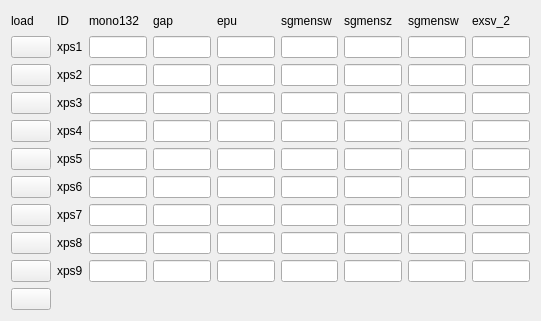
  <widget class="QWidget" name="layoutWidget">
   <property name="geometry">
    <rect>
     <x>20</x>
     <y>540</y>
     <width>541</width>
     <height>321</height>
    </rect>
   </property>
   <layout class="QGridLayout" name="gridLayout_4">
    <item row="0" column="8">
     <widget class="PyDMLabel" name="PyDMLabel_8">
      <property name="toolTip">
       <string/>
      </property>
      <property name="text">
       <string>exsv_2</string>
      </property>
     </widget>
    </item>
    <item row="0" column="0">
     <widget class="PyDMLabel" name="PyDMLabel_4">
      <property name="toolTip">
       <string/>
      </property>
      <property name="text">
       <string>load</string>
      </property>
     </widget>
    </item>
    <item row="5" column="7">
     <widget class="PyDMLineEdit" name="PyDMLineEdit_31">
      <property name="toolTip">
       <string/>
      </property>
     </widget>
    </item>
    <item row="1" column="7">
     <widget class="PyDMLineEdit" name="PyDMLineEdit_16">
      <property name="toolTip">
       <string/>
      </property>
      <property name="channel" stdset="0">
       <string>ca://SPEC:sgmensw_SV</string>
      </property>
     </widget>
    </item>
    <item row="7" column="8">
     <widget class="PyDMLineEdit" name="PyDMLineEdit_48">
      <property name="toolTip">
       <string/>
      </property>
     </widget>
    </item>
    <item row="1" column="8">
     <widget class="PyDMLineEdit" name="PyDMLineEdit_17">
      <property name="toolTip">
       <string/>
      </property>
      <property name="channel" stdset="0">
       <string>ca://SPEC:exsv_2_SV</string>
      </property>
     </widget>
    </item>
    <item row="1" column="3">
     <widget class="PyDMLineEdit" name="PyDMLineEdit_9">
      <property name="toolTip">
       <string/>
      </property>
      <property name="channel" stdset="0">
       <string>ca://SPEC:gap_SV</string>
      </property>
     </widget>
    </item>
    <item row="0" column="4">
     <widget class="PyDMLabel" name="PyDMLabel_3">
      <property name="toolTip">
       <string/>
      </property>
      <property name="text">
       <string>epu</string>
      </property>
     </widget>
    </item>
    <item row="5" column="5">
     <widget class="PyDMLineEdit" name="PyDMLineEdit_29">
      <property name="toolTip">
       <string/>
      </property>
     </widget>
    </item>
    <item row="1" column="5">
     <widget class="PyDMLineEdit" name="PyDMLineEdit_14">
      <property name="toolTip">
       <string/>
      </property>
      <property name="channel" stdset="0">
       <string>ca://SPEC:m1pit_SV</string>
      </property>
     </widget>
    </item>
    <item row="2" column="4">
     <widget class="PyDMLineEdit" name="PyDMLineEdit_8">
      <property name="toolTip">
       <string/>
      </property>
      <property name="channel" stdset="0">
       <string>ca://SPEC:epu_SV1</string>
      </property>
     </widget>
    </item>
    <item row="6" column="6">
     <widget class="PyDMLineEdit" name="PyDMLineEdit_37">
      <property name="toolTip">
       <string/>
      </property>
     </widget>
    </item>
    <item row="0" column="7">
     <widget class="PyDMLabel" name="PyDMLabel_7">
      <property name="toolTip">
       <string/>
      </property>
      <property name="text">
       <string>sgmensw</string>
      </property>
     </widget>
    </item>
    <item row="10" column="0">
     <widget class="PyDMShellCommand" name="PyDMShellCommand_12">
      <property name="toolTip">
       <string/>
      </property>
     </widget>
    </item>
    <item row="6" column="5">
     <widget class="PyDMLineEdit" name="PyDMLineEdit_36">
      <property name="toolTip">
       <string/>
      </property>
     </widget>
    </item>
    <item row="4" column="8">
     <widget class="PyDMLineEdit" name="PyDMLineEdit_25">
      <property name="toolTip">
       <string/>
      </property>
     </widget>
    </item>
    <item row="2" column="2">
     <widget class="PyDMLineEdit" name="PyDMLineEdit_4">
      <property name="toolTip">
       <string/>
      </property>
      <property name="channel" stdset="0">
       <string>ca://SPEC:mono132_SV_S1</string>
      </property>
     </widget>
    </item>
    <item row="4" column="4">
     <widget class="PyDMLineEdit" name="PyDMLineEdit_21">
      <property name="toolTip">
       <string/>
      </property>
     </widget>
    </item>
    <item row="0" column="6">
     <widget class="PyDMLabel" name="PyDMLabel_6">
      <property name="toolTip">
       <string/>
      </property>
      <property name="text">
       <string>sgmensz</string>
      </property>
     </widget>
    </item>
    <item row="2" column="7">
     <widget class="PyDMLineEdit" name="PyDMLineEdit_6">
      <property name="toolTip">
       <string/>
      </property>
      <property name="channel" stdset="0">
       <string>ca://SPEC:sgmensw_SV1</string>
      </property>
     </widget>
    </item>
    <item row="7" column="6">
     <widget class="PyDMLineEdit" name="PyDMLineEdit_46">
      <property name="toolTip">
       <string/>
      </property>
     </widget>
    </item>
    <item row="7" column="4">
     <widget class="PyDMLineEdit" name="PyDMLineEdit_44">
      <property name="toolTip">
       <string/>
      </property>
     </widget>
    </item>
    <item row="2" column="6">
     <widget class="PyDMLineEdit" name="PyDMLineEdit_5">
      <property name="toolTip">
       <string/>
      </property>
      <property name="channel" stdset="0">
       <string>ca://SPEC:sgmensz_SV1</string>
      </property>
     </widget>
    </item>
    <item row="1" column="6">
     <widget class="PyDMLineEdit" name="PyDMLineEdit_15">
      <property name="toolTip">
       <string/>
      </property>
      <property name="channel" stdset="0">
       <string>ca://SPEC:sgmensz_SV</string>
      </property>
     </widget>
    </item>
    <item row="6" column="4">
     <widget class="PyDMLineEdit" name="PyDMLineEdit_35">
      <property name="toolTip">
       <string/>
      </property>
     </widget>
    </item>
    <item row="5" column="6">
     <widget class="PyDMLineEdit" name="PyDMLineEdit_30">
      <property name="toolTip">
       <string/>
      </property>
     </widget>
    </item>
    <item row="0" column="2">
     <widget class="PyDMLabel" name="PyDMLabel">
      <property name="toolTip">
       <string/>
      </property>
      <property name="text">
       <string>mono132</string>
      </property>
     </widget>
    </item>
    <item row="5" column="4">
     <widget class="PyDMLineEdit" name="PyDMLineEdit_28">
      <property name="toolTip">
       <string/>
      </property>
     </widget>
    </item>
    <item row="2" column="8">
     <widget class="PyDMLineEdit" name="PyDMLineEdit_7">
      <property name="toolTip">
       <string/>
      </property>
      <property name="channel" stdset="0">
       <string>ca://SPEC:exsv_2_SV1</string>
      </property>
     </widget>
    </item>
    <item row="6" column="3">
     <widget class="PyDMLineEdit" name="PyDMLineEdit_34">
      <property name="toolTip">
       <string/>
      </property>
     </widget>
    </item>
    <item row="6" column="2">
     <widget class="PyDMLineEdit" name="PyDMLineEdit_12">
      <property name="toolTip">
       <string/>
      </property>
     </widget>
    </item>
    <item row="0" column="3">
     <widget class="PyDMLabel" name="PyDMLabel_2">
      <property name="toolTip">
       <string/>
      </property>
      <property name="text">
       <string>gap</string>
      </property>
     </widget>
    </item>
    <item row="0" column="1">
     <widget class="PyDMLabel" name="PyDMLabel_10">
      <property name="toolTip">
       <string/>
      </property>
      <property name="text">
       <string>ID</string>
      </property>
     </widget>
    </item>
    <item row="4" column="6">
     <widget class="PyDMLineEdit" name="PyDMLineEdit_23">
      <property name="toolTip">
       <string/>
      </property>
     </widget>
    </item>
    <item row="12" column="0">
     <widget class="PyDMShellCommand" name="PyDMShellCommand_14">
      <property name="toolTip">
       <string/>
      </property>
     </widget>
    </item>
    <item row="4" column="7">
     <widget class="PyDMLineEdit" name="PyDMLineEdit_24">
      <property name="toolTip">
       <string/>
      </property>
     </widget>
    </item>
    <item row="3" column="2">
     <widget class="PyDMLineEdit" name="PyDMLineEdit_10">
      <property name="toolTip">
       <string/>
      </property>
      <property name="channel" stdset="0">
       <string>ca://SPEC:mono132_SV_S2</string>
      </property>
     </widget>
    </item>
    <item row="5" column="8">
     <widget class="PyDMLineEdit" name="PyDMLineEdit_32">
      <property name="toolTip">
       <string/>
      </property>
     </widget>
    </item>
    <item row="6" column="7">
     <widget class="PyDMLineEdit" name="PyDMLineEdit_38">
      <property name="toolTip">
       <string/>
      </property>
     </widget>
    </item>
    <item row="1" column="4">
     <widget class="PyDMLineEdit" name="PyDMLineEdit_3">
      <property name="toolTip">
       <string/>
      </property>
      <property name="channel" stdset="0">
       <string>ca://SPEC:epu_SV</string>
      </property>
     </widget>
    </item>
    <item row="1" column="2">
     <widget class="PyDMLineEdit" name="PyDMLineEdit_13">
      <property name="toolTip">
       <string/>
      </property>
      <property name="channel" stdset="0">
       <string>ca://SPEC:mono132_SV</string>
      </property>
     </widget>
    </item>
    <item row="7" column="7">
     <widget class="PyDMLineEdit" name="PyDMLineEdit_47">
      <property name="toolTip">
       <string/>
      </property>
     </widget>
    </item>
    <item row="2" column="3">
     <widget class="PyDMLineEdit" name="PyDMLineEdit">
      <property name="toolTip">
       <string/>
      </property>
      <property name="channel" stdset="0">
       <string>ca://SPEC:gap_SV1</string>
      </property>
     </widget>
    </item>
    <item row="4" column="5">
     <widget class="PyDMLineEdit" name="PyDMLineEdit_22">
      <property name="toolTip">
       <string/>
      </property>
     </widget>
    </item>
    <item row="5" column="2">
     <widget class="PyDMLineEdit" name="PyDMLineEdit_11">
      <property name="toolTip">
       <string/>
      </property>
     </widget>
    </item>
    <item row="7" column="3">
     <widget class="PyDMLineEdit" name="PyDMLineEdit_43">
      <property name="toolTip">
       <string/>
      </property>
     </widget>
    </item>
    <item row="7" column="2">
     <widget class="PyDMLineEdit" name="PyDMLineEdit_42">
      <property name="toolTip">
       <string/>
      </property>
     </widget>
    </item>
    <item row="5" column="3">
     <widget class="PyDMLineEdit" name="PyDMLineEdit_27">
      <property name="toolTip">
       <string/>
      </property>
     </widget>
    </item>
    <item row="7" column="5">
     <widget class="PyDMLineEdit" name="PyDMLineEdit_45">
      <property name="toolTip">
       <string/>
      </property>
     </widget>
    </item>
    <item row="4" column="3">
     <widget class="PyDMLineEdit" name="PyDMLineEdit_20">
      <property name="toolTip">
       <string/>
      </property>
     </widget>
    </item>
    <item row="2" column="5">
     <widget class="PyDMLineEdit" name="PyDMLineEdit_2">
      <property name="toolTip">
       <string/>
      </property>
      <property name="channel" stdset="0">
       <string>ca://SPEC:m1pit_SV1</string>
      </property>
     </widget>
    </item>
    <item row="6" column="8">
     <widget class="PyDMLineEdit" name="PyDMLineEdit_39">
      <property name="toolTip">
       <string/>
      </property>
     </widget>
    </item>
    <item row="9" column="0">
     <widget class="PyDMShellCommand" name="PyDMShellCommand_11">
      <property name="toolTip">
       <string/>
      </property>
     </widget>
    </item>
    <item row="7" column="0">
     <widget class="PyDMShellCommand" name="PyDMShellCommand_9">
      <property name="toolTip">
       <string/>
      </property>
     </widget>
    </item>
    <item row="6" column="0">
     <widget class="PyDMShellCommand" name="PyDMShellCommand_8">
      <property name="toolTip">
       <string/>
      </property>
     </widget>
    </item>
    <item row="5" column="0">
     <widget class="PyDMShellCommand" name="PyDMShellCommand_7">
      <property name="toolTip">
       <string/>
      </property>
     </widget>
    </item>
    <item row="4" column="0">
     <widget class="PyDMShellCommand" name="PyDMShellCommand_10">
      <property name="toolTip">
       <string/>
      </property>
     </widget>
    </item>
    <item row="3" column="0">
     <widget class="PyDMShellCommand" name="PyDMShellCommand_3">
      <property name="toolTip">
       <string/>
      </property>
     </widget>
    </item>
    <item row="2" column="0">
     <widget class="PyDMShellCommand" name="PyDMShellCommand">
      <property name="toolTip">
       <string/>
      </property>
     </widget>
    </item>
    <item row="1" column="0">
     <widget class="PyDMShellCommand" name="PyDMShellCommand_2">
      <property name="toolTip">
       <string/>
      </property>
     </widget>
    </item>
    <item row="4" column="2">
     <widget class="PyDMLineEdit" name="PyDMLineEdit_33">
      <property name="toolTip">
       <string/>
      </property>
     </widget>
    </item>
    <item row="3" column="3">
     <widget class="PyDMLineEdit" name="PyDMLineEdit_26">
      <property name="toolTip">
       <string/>
      </property>
     </widget>
    </item>
    <item row="3" column="4">
     <widget class="PyDMLineEdit" name="PyDMLineEdit_50">
      <property name="toolTip">
       <string/>
      </property>
      <property name="readOnly">
       <bool>true</bool>
      </property>
      <property name="channel" stdset="0">
       <string>ca://SPEC:ID_SV</string>
      </property>
     </widget>
    </item>
    <item row="3" column="5">
     <widget class="PyDMLineEdit" name="PyDMLineEdit_18">
      <property name="toolTip">
       <string/>
      </property>
      <property name="channel" stdset="0">
       <string>ca://SPEC:ID_SV1</string>
      </property>
     </widget>
    </item>
    <item row="3" column="6">
     <widget class="PyDMLineEdit" name="PyDMLineEdit_19">
      <property name="toolTip">
       <string/>
      </property>
     </widget>
    </item>
    <item row="3" column="7">
     <widget class="PyDMLineEdit" name="PyDMLineEdit_41">
      <property name="toolTip">
       <string/>
      </property>
     </widget>
    </item>
    <item row="3" column="8">
     <widget class="PyDMLineEdit" name="PyDMLineEdit_40">
      <property name="toolTip">
       <string/>
      </property>
     </widget>
    </item>
    <item row="1" column="1">
     <widget class="PyDMLabel" name="PyDMLabel_9">
      <property name="toolTip">
       <string/>
      </property>
      <property name="text">
       <string>xps1</string>
      </property>
     </widget>
    </item>
    <item row="2" column="1">
     <widget class="PyDMLabel" name="PyDMLabel_11">
      <property name="toolTip">
       <string/>
      </property>
      <property name="text">
       <string>xps2</string>
      </property>
     </widget>
    </item>
    <item row="3" column="1">
     <widget class="PyDMLabel" name="PyDMLabel_12">
      <property name="toolTip">
       <string/>
      </property>
      <property name="text">
       <string>xps3</string>
      </property>
     </widget>
    </item>
    <item row="4" column="1">
     <widget class="PyDMLabel" name="PyDMLabel_13">
      <property name="toolTip">
       <string/>
      </property>
      <property name="text">
       <string>xps4</string>
      </property>
     </widget>
    </item>
    <item row="5" column="1">
     <widget class="PyDMLabel" name="PyDMLabel_14">
      <property name="toolTip">
       <string/>
      </property>
      <property name="text">
       <string>xps5</string>
      </property>
     </widget>
    </item>
    <item row="6" column="1">
     <widget class="PyDMLabel" name="PyDMLabel_15">
      <property name="toolTip">
       <string/>
      </property>
      <property name="text">
       <string>xps6</string>
      </property>
     </widget>
    </item>
    <item row="7" column="1">
     <widget class="PyDMLabel" name="PyDMLabel_16">
      <property name="toolTip">
       <string/>
      </property>
      <property name="text">
       <string>xps7</string>
      </property>
     </widget>
    </item>
    <item row="9" column="1">
     <widget class="PyDMLabel" name="PyDMLabel_17">
      <property name="toolTip">
       <string/>
      </property>
      <property name="text">
       <string>xps8</string>
      </property>
     </widget>
    </item>
    <item row="10" column="1">
     <widget class="PyDMLabel" name="PyDMLabel_18">
      <property name="toolTip">
       <string/>
      </property>
      <property name="text">
       <string>xps9</string>
      </property>
     </widget>
    </item>
    <item row="9" column="2">
     <widget class="PyDMLineEdit" name="PyDMLineEdit_49">
      <property name="toolTip">
       <string/>
      </property>
      <property name="readOnly">
       <bool>true</bool>
      </property>
      <property name="channel" stdset="0">
       <string>ca://SPEC:ID_SV0</string>
      </property>
     </widget>
    </item>
    <item row="9" column="3">
     <widget class="PyDMLineEdit" name="PyDMLineEdit_51">
      <property name="toolTip">
       <string/>
      </property>
      <property name="channel" stdset="0">
       <string>ca://SPEC:m1pit_SV</string>
      </property>
     </widget>
    </item>
    <item row="9" column="4">
     <widget class="PyDMLineEdit" name="PyDMLineEdit_52">
      <property name="toolTip">
       <string/>
      </property>
      <property name="channel" stdset="0">
       <string>ca://SPEC:m1pit_SV</string>
      </property>
     </widget>
    </item>
    <item row="0" column="5">
     <widget class="PyDMLabel" name="PyDMLabel_5">
      <property name="toolTip">
       <string/>
      </property>
      <property name="text">
       <string>sgmensw</string>
      </property>
     </widget>
    </item>
    <item row="9" column="5">
     <widget class="PyDMLineEdit" name="PyDMLineEdit_53">
      <property name="toolTip">
       <string/>
      </property>
     </widget>
    </item>
    <item row="9" column="6">
     <widget class="PyDMLineEdit" name="PyDMLineEdit_54">
      <property name="toolTip">
       <string/>
      </property>
     </widget>
    </item>
    <item row="9" column="7">
     <widget class="PyDMLineEdit" name="PyDMLineEdit_55">
      <property name="toolTip">
       <string/>
      </property>
     </widget>
    </item>
    <item row="9" column="8">
     <widget class="PyDMLineEdit" name="PyDMLineEdit_56">
      <property name="toolTip">
       <string/>
      </property>
     </widget>
    </item>
    <item row="10" column="8">
     <widget class="PyDMLineEdit" name="PyDMLineEdit_57">
      <property name="toolTip">
       <string/>
      </property>
     </widget>
    </item>
    <item row="10" column="7">
     <widget class="PyDMLineEdit" name="PyDMLineEdit_58">
      <property name="toolTip">
       <string/>
      </property>
     </widget>
    </item>
    <item row="10" column="6">
     <widget class="PyDMLineEdit" name="PyDMLineEdit_59">
      <property name="toolTip">
       <string/>
      </property>
     </widget>
    </item>
    <item row="10" column="5">
     <widget class="PyDMLineEdit" name="PyDMLineEdit_60">
      <property name="toolTip">
       <string/>
      </property>
     </widget>
    </item>
    <item row="10" column="4">
     <widget class="PyDMLineEdit" name="PyDMLineEdit_61">
      <property name="toolTip">
       <string/>
      </property>
     </widget>
    </item>
    <item row="10" column="3">
     <widget class="PyDMLineEdit" name="PyDMLineEdit_62">
      <property name="toolTip">
       <string/>
      </property>
     </widget>
    </item>
    <item row="10" column="2">
     <widget class="PyDMLineEdit" name="PyDMLineEdit_63">
      <property name="toolTip">
       <string/>
      </property>
     </widget>
    </item>
   </layout>
  </widget>
